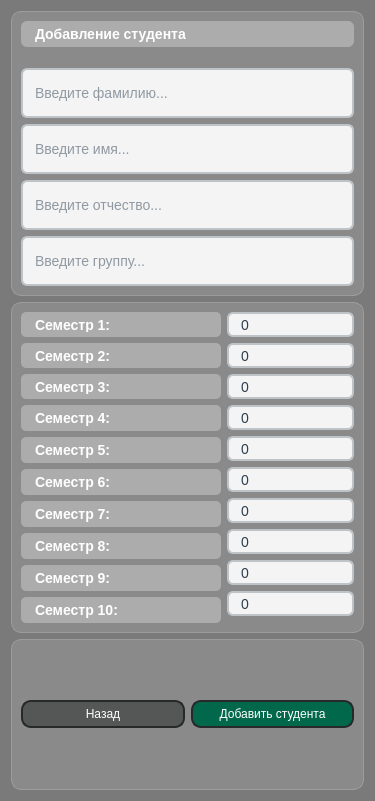
<?xml version="1.0" encoding="UTF-8"?>
<ui version="4.0">
 <class>AddStudent</class>
 <widget class="QDialog" name="AddStudent">
  <property name="geometry">
   <rect>
    <x>0</x>
    <y>0</y>
    <width>375</width>
    <height>801</height>
   </rect>
  </property>
  <property name="minimumSize">
   <size>
    <width>375</width>
    <height>801</height>
   </size>
  </property>
  <property name="maximumSize">
   <size>
    <width>375</width>
    <height>801</height>
   </size>
  </property>
  <property name="windowTitle">
   <string>Dialog</string>
  </property>
  <property name="styleSheet">
   <string notr="true">background-color: rgb(122, 122, 122);</string>
  </property>
  <layout class="QVBoxLayout" name="verticalLayout_5">
   <item>
    <widget class="QFrame" name="frame_2">
     <property name="styleSheet">
      <string notr="true">QFrame {
    background-color: rgba(255, 255, 255, 30); 
    border-radius: 10px;
    border: 1px solid rgba(255, 255, 255, 50);
}

QTableWidget {
    background-color: transparent;
    border: none;
    gridline-color: rgba(255, 255, 255, 20);
}
</string>
     </property>
     <property name="frameShape">
      <enum>QFrame::Shape::StyledPanel</enum>
     </property>
     <property name="frameShadow">
      <enum>QFrame::Shadow::Raised</enum>
     </property>
     <layout class="QVBoxLayout" name="verticalLayout_4">
      <item>
       <widget class="QLabel" name="addLabel">
        <property name="maximumSize">
         <size>
          <width>16777215</width>
          <height>50</height>
         </size>
        </property>
        <property name="styleSheet">
         <string notr="true">QLabel {
	background-color: rgb(172, 172, 172);
	color: white;
	padding: 5px 10px;
	border-radius: 6px;
	font-weight: bold;
	font-size: 14px;
	qproperty-alignment: 'AlignCenter';
	border: none;
}
</string>
        </property>
        <property name="text">
         <string>Добавление студента</string>
        </property>
       </widget>
      </item>
      <item>
       <spacer name="verticalSpacer">
        <property name="orientation">
         <enum>Qt::Orientation::Vertical</enum>
        </property>
        <property name="sizeType">
         <enum>QSizePolicy::Policy::Fixed</enum>
        </property>
        <property name="sizeHint" stdset="0">
         <size>
          <width>20</width>
          <height>15</height>
         </size>
        </property>
       </spacer>
      </item>
      <item>
       <layout class="QVBoxLayout" name="verticalLayout_3">
        <item>
         <widget class="QLineEdit" name="lastName">
          <property name="minimumSize">
           <size>
            <width>100</width>
            <height>50</height>
           </size>
          </property>
          <property name="styleSheet">
           <string notr="true">QLineEdit {
    background-color: #f4f4f4;
    border: 2px solid #bdc3c7;
    border-radius: 6px;
    color: #2c3e50;
    selection-background-color: #3498db;
    padding-left: 10px;
    padding-right: 10px;
    font-size: 14px;
}

QLineEdit:focus {
    border: 2px solid #3498db;
    background-color: #ffffff;
}

QLineEdit::placeholder {
    color: #95a5a6;
    font-style: italic;
}
</string>
          </property>
          <property name="text">
           <string/>
          </property>
          <property name="placeholderText">
           <string>Введите фамилию...</string>
          </property>
         </widget>
        </item>
        <item>
         <widget class="QLineEdit" name="firstName">
          <property name="minimumSize">
           <size>
            <width>100</width>
            <height>50</height>
           </size>
          </property>
          <property name="styleSheet">
           <string notr="true">QLineEdit {
    background-color: #f4f4f4;
    border: 2px solid #bdc3c7;
    border-radius: 6px;
    color: #2c3e50;
    selection-background-color: #3498db;
    padding-left: 10px;
    padding-right: 10px;
    font-size: 14px;
}

QLineEdit:focus {
    border: 2px solid #3498db;
    background-color: #ffffff;
}

QLineEdit::placeholder {
    color: #95a5a6;
    font-style: italic;
}
</string>
          </property>
          <property name="text">
           <string/>
          </property>
          <property name="placeholderText">
           <string>Введите имя...</string>
          </property>
         </widget>
        </item>
        <item>
         <widget class="QLineEdit" name="middleName">
          <property name="minimumSize">
           <size>
            <width>100</width>
            <height>50</height>
           </size>
          </property>
          <property name="styleSheet">
           <string notr="true">QLineEdit {
    background-color: #f4f4f4;
    border: 2px solid #bdc3c7;
    border-radius: 6px;
    color: #2c3e50;
    selection-background-color: #3498db;
    padding-left: 10px;
    padding-right: 10px;
    font-size: 14px;
}

QLineEdit:focus {
    border: 2px solid #3498db;
    background-color: #ffffff;
}

QLineEdit::placeholder {
    color: #95a5a6;
    font-style: italic;
}
</string>
          </property>
          <property name="text">
           <string/>
          </property>
          <property name="placeholderText">
           <string>Введите отчество...</string>
          </property>
         </widget>
        </item>
       </layout>
      </item>
      <item>
       <widget class="QLineEdit" name="group">
        <property name="minimumSize">
         <size>
          <width>100</width>
          <height>50</height>
         </size>
        </property>
        <property name="styleSheet">
         <string notr="true">QLineEdit {
    background-color: #f4f4f4;
    border: 2px solid #bdc3c7;
    border-radius: 6px;
    color: #2c3e50;
    selection-background-color: #3498db;
    padding-left: 10px;
    padding-right: 10px;
    font-size: 14px;
}

QLineEdit:focus {
    border: 2px solid #3498db;
    background-color: #ffffff;
}

QLineEdit::placeholder {
    color: #95a5a6;
    font-style: italic;
}
</string>
        </property>
        <property name="text">
         <string/>
        </property>
        <property name="placeholderText">
         <string>Введите группу...</string>
        </property>
       </widget>
      </item>
     </layout>
    </widget>
   </item>
   <item>
    <widget class="QFrame" name="frame">
     <property name="styleSheet">
      <string notr="true">QFrame {
    background-color: rgba(255, 255, 255, 30); 
    border-radius: 10px;
    border: 1px solid rgba(255, 255, 255, 50);
}

QTableWidget {
    background-color: transparent;
    border: none;
    gridline-color: rgba(255, 255, 255, 20);
}
</string>
     </property>
     <property name="frameShape">
      <enum>QFrame::Shape::StyledPanel</enum>
     </property>
     <property name="frameShadow">
      <enum>QFrame::Shadow::Raised</enum>
     </property>
     <layout class="QHBoxLayout" name="horizontalLayout">
      <item>
       <layout class="QVBoxLayout" name="verticalLayout">
        <item>
         <widget class="QLabel" name="semLabel1">
          <property name="minimumSize">
           <size>
            <width>200</width>
            <height>25</height>
           </size>
          </property>
          <property name="maximumSize">
           <size>
            <width>16777215</width>
            <height>50</height>
           </size>
          </property>
          <property name="styleSheet">
           <string notr="true">QLabel {
	background-color: rgb(172, 172, 172);
	color: white;
	padding: 5px 10px;
	border-radius: 5px;
	font-weight: bold;
	font-size: 14px;
	qproperty-alignment: 'AlignCenter';
	border: none;
}
</string>
          </property>
          <property name="text">
           <string>Семестр 1:</string>
          </property>
         </widget>
        </item>
        <item>
         <widget class="QLabel" name="semLabel2">
          <property name="minimumSize">
           <size>
            <width>100</width>
            <height>25</height>
           </size>
          </property>
          <property name="maximumSize">
           <size>
            <width>16777215</width>
            <height>50</height>
           </size>
          </property>
          <property name="styleSheet">
           <string notr="true">QLabel {
	background-color: rgb(172, 172, 172);
	color: white;
	padding: 5px 10px;
	border-radius: 5px;
	font-weight: bold;
	font-size: 14px;
	qproperty-alignment: 'AlignCenter';
	border: none;
}
</string>
          </property>
          <property name="text">
           <string>Семестр 2:</string>
          </property>
         </widget>
        </item>
        <item>
         <widget class="QLabel" name="semLabel3">
          <property name="minimumSize">
           <size>
            <width>100</width>
            <height>25</height>
           </size>
          </property>
          <property name="maximumSize">
           <size>
            <width>16777215</width>
            <height>50</height>
           </size>
          </property>
          <property name="styleSheet">
           <string notr="true">QLabel {
	background-color: rgb(172, 172, 172);
	color: white;
	padding: 5px 10px;
	border-radius: 5px;
	font-weight: bold;
	font-size: 14px;
	qproperty-alignment: 'AlignCenter';
	border: none;
}
</string>
          </property>
          <property name="text">
           <string>Семестр 3:</string>
          </property>
         </widget>
        </item>
        <item>
         <widget class="QLabel" name="semLabel4">
          <property name="minimumSize">
           <size>
            <width>100</width>
            <height>0</height>
           </size>
          </property>
          <property name="maximumSize">
           <size>
            <width>16777215</width>
            <height>50</height>
           </size>
          </property>
          <property name="styleSheet">
           <string notr="true">QLabel {
	background-color: rgb(172, 172, 172);
	color: white;
	padding: 5px 10px;
	border-radius: 5px;
	font-weight: bold;
	font-size: 14px;
	qproperty-alignment: 'AlignCenter';
	border: none;
}
</string>
          </property>
          <property name="text">
           <string>Семестр 4:</string>
          </property>
         </widget>
        </item>
        <item>
         <widget class="QLabel" name="semLabel5">
          <property name="minimumSize">
           <size>
            <width>100</width>
            <height>0</height>
           </size>
          </property>
          <property name="maximumSize">
           <size>
            <width>16777215</width>
            <height>50</height>
           </size>
          </property>
          <property name="styleSheet">
           <string notr="true">QLabel {
	background-color: rgb(172, 172, 172);
	color: white;
	padding: 5px 10px;
	border-radius: 5px;
	font-weight: bold;
	font-size: 14px;
	qproperty-alignment: 'AlignCenter';
	border: none;
}
</string>
          </property>
          <property name="text">
           <string>Семестр 5:</string>
          </property>
         </widget>
        </item>
        <item>
         <widget class="QLabel" name="semLabel6">
          <property name="minimumSize">
           <size>
            <width>100</width>
            <height>0</height>
           </size>
          </property>
          <property name="maximumSize">
           <size>
            <width>16777215</width>
            <height>50</height>
           </size>
          </property>
          <property name="styleSheet">
           <string notr="true">QLabel {
	background-color: rgb(172, 172, 172);
	color: white;
	padding: 5px 10px;
	border-radius: 5px;
	font-weight: bold;
	font-size: 14px;
	qproperty-alignment: 'AlignCenter';
	border: none;
}
</string>
          </property>
          <property name="text">
           <string>Семестр 6:</string>
          </property>
         </widget>
        </item>
        <item>
         <widget class="QLabel" name="semLabel7">
          <property name="minimumSize">
           <size>
            <width>100</width>
            <height>0</height>
           </size>
          </property>
          <property name="maximumSize">
           <size>
            <width>16777215</width>
            <height>50</height>
           </size>
          </property>
          <property name="styleSheet">
           <string notr="true">QLabel {
	background-color: rgb(172, 172, 172);
	color: white;
	padding: 5px 10px;
	border-radius: 5px;
	font-weight: bold;
	font-size: 14px;
	qproperty-alignment: 'AlignCenter';
	border: none;
}
</string>
          </property>
          <property name="text">
           <string>Семестр 7:</string>
          </property>
         </widget>
        </item>
        <item>
         <widget class="QLabel" name="semLabel8">
          <property name="minimumSize">
           <size>
            <width>100</width>
            <height>0</height>
           </size>
          </property>
          <property name="maximumSize">
           <size>
            <width>16777215</width>
            <height>50</height>
           </size>
          </property>
          <property name="styleSheet">
           <string notr="true">QLabel {
	background-color: rgb(172, 172, 172);
	color: white;
	padding: 5px 10px;
	border-radius: 5px;
	font-weight: bold;
	font-size: 14px;
	qproperty-alignment: 'AlignCenter';
	border: none;
}
</string>
          </property>
          <property name="text">
           <string>Семестр 8:</string>
          </property>
         </widget>
        </item>
        <item>
         <widget class="QLabel" name="semLabel9">
          <property name="minimumSize">
           <size>
            <width>150</width>
            <height>0</height>
           </size>
          </property>
          <property name="maximumSize">
           <size>
            <width>16777215</width>
            <height>50</height>
           </size>
          </property>
          <property name="styleSheet">
           <string notr="true">QLabel {
	background-color: rgb(172, 172, 172);
	color: white;
	padding: 5px 10px;
	border-radius: 5px;
	font-weight: bold;
	font-size: 14px;
	qproperty-alignment: 'AlignCenter';
	border: none;
}
</string>
          </property>
          <property name="text">
           <string>Семестр 9:</string>
          </property>
         </widget>
        </item>
        <item>
         <widget class="QLabel" name="semLabel10">
          <property name="minimumSize">
           <size>
            <width>100</width>
            <height>0</height>
           </size>
          </property>
          <property name="maximumSize">
           <size>
            <width>16777215</width>
            <height>50</height>
           </size>
          </property>
          <property name="styleSheet">
           <string notr="true">QLabel {
	background-color: rgb(172, 172, 172);
	color: white;
	padding: 5px 10px;
	border-radius: 5px;
	font-weight: bold;
	font-size: 14px;
	qproperty-alignment: 'AlignCenter';
	border: none;
}
</string>
          </property>
          <property name="text">
           <string>Семестр 10:</string>
          </property>
         </widget>
        </item>
       </layout>
      </item>
      <item>
       <layout class="QVBoxLayout" name="verticalLayout_2">
        <item>
         <widget class="QSpinBox" name="semBox1">
          <property name="minimumSize">
           <size>
            <width>0</width>
            <height>25</height>
           </size>
          </property>
          <property name="styleSheet">
           <string notr="true">QSpinBox {
    background-color: #f4f4f4;
    border: 2px solid #bdc3c7;
    border-radius: 6px;
    color: #2c3e50;
    font-size: 14px;
    padding-left: 10px;
    padding-right: 10px;
	qproperty-alignment: 'AlignCenter';
}

QSpinBox:focus {
    border: 2px solid #3498db;
    background-color: #ffffff;
}

QSpinBox::up-button, QSpinBox::down-button {
    width: 0px;
    height: 0px;
    border: none;
    background: transparent;
}
</string>
          </property>
         </widget>
        </item>
        <item>
         <widget class="QSpinBox" name="semBox2">
          <property name="minimumSize">
           <size>
            <width>0</width>
            <height>25</height>
           </size>
          </property>
          <property name="styleSheet">
           <string notr="true">QSpinBox {
    background-color: #f4f4f4;
    border: 2px solid #bdc3c7;
    border-radius: 6px;
    color: #2c3e50;
    font-size: 14px;
    padding-left: 10px;
    padding-right: 10px;
	qproperty-alignment: 'AlignCenter';
}

QSpinBox:focus {
    border: 2px solid #3498db;
    background-color: #ffffff;
}

QSpinBox::up-button, QSpinBox::down-button {
    width: 0px;
    height: 0px;
    border: none;
    background: transparent;
}
</string>
          </property>
         </widget>
        </item>
        <item>
         <widget class="QSpinBox" name="semBox3">
          <property name="minimumSize">
           <size>
            <width>0</width>
            <height>25</height>
           </size>
          </property>
          <property name="styleSheet">
           <string notr="true">QSpinBox {
    background-color: #f4f4f4;
    border: 2px solid #bdc3c7;
    border-radius: 6px;
    color: #2c3e50;
    font-size: 14px;
    padding-left: 10px;
    padding-right: 10px;
    qproperty-alignment: 'AlignCenter';
}

QSpinBox:focus {
    border: 2px solid #3498db;
    background-color: #ffffff;
}

QSpinBox::up-button, QSpinBox::down-button {
    width: 0px;
    height: 0px;
    border: none;
    background: transparent;
}
</string>
          </property>
         </widget>
        </item>
        <item>
         <widget class="QSpinBox" name="semBox4">
          <property name="minimumSize">
           <size>
            <width>0</width>
            <height>25</height>
           </size>
          </property>
          <property name="styleSheet">
           <string notr="true">QSpinBox {
    background-color: #f4f4f4;
    border: 2px solid #bdc3c7;
    border-radius: 6px;
    color: #2c3e50;
    font-size: 14px;
    padding-left: 10px;
    padding-right: 10px;
	qproperty-alignment: 'AlignCenter';
}

QSpinBox:focus {
    border: 2px solid #3498db;
    background-color: #ffffff;
}

QSpinBox::up-button, QSpinBox::down-button {
    width: 0px;
    height: 0px;
    border: none;
    background: transparent;
}
</string>
          </property>
         </widget>
        </item>
        <item>
         <widget class="QSpinBox" name="semBox5">
          <property name="minimumSize">
           <size>
            <width>0</width>
            <height>25</height>
           </size>
          </property>
          <property name="styleSheet">
           <string notr="true">QSpinBox {
    background-color: #f4f4f4;
    border: 2px solid #bdc3c7;
    border-radius: 6px;
    color: #2c3e50;
    font-size: 14px;
    padding-left: 10px;
    padding-right: 10px;
	qproperty-alignment: 'AlignCenter';
}

QSpinBox:focus {
    border: 2px solid #3498db;
    background-color: #ffffff;
}

QSpinBox::up-button, QSpinBox::down-button {
    width: 0px;
    height: 0px;
    border: none;
    background: transparent;
}
</string>
          </property>
         </widget>
        </item>
        <item>
         <widget class="QSpinBox" name="semBox6">
          <property name="minimumSize">
           <size>
            <width>0</width>
            <height>25</height>
           </size>
          </property>
          <property name="styleSheet">
           <string notr="true">QSpinBox {
    background-color: #f4f4f4;
    border: 2px solid #bdc3c7;
    border-radius: 6px;
    color: #2c3e50;
    font-size: 14px;
    padding-left: 10px;
    padding-right: 10px;
	qproperty-alignment: 'AlignCenter';
}

QSpinBox:focus {
    border: 2px solid #3498db;
    background-color: #ffffff;
}

QSpinBox::up-button, QSpinBox::down-button {
    width: 0px;
    height: 0px;
    border: none;
    background: transparent;
}
</string>
          </property>
         </widget>
        </item>
        <item>
         <widget class="QSpinBox" name="semBox7">
          <property name="minimumSize">
           <size>
            <width>0</width>
            <height>25</height>
           </size>
          </property>
          <property name="styleSheet">
           <string notr="true">QSpinBox {
    background-color: #f4f4f4;
    border: 2px solid #bdc3c7;
    border-radius: 6px;
    color: #2c3e50;
    font-size: 14px;
    padding-left: 10px;
    padding-right: 10px;
	qproperty-alignment: 'AlignCenter';
}

QSpinBox:focus {
    border: 2px solid #3498db;
    background-color: #ffffff;
}

QSpinBox::up-button, QSpinBox::down-button {
    width: 0px;
    height: 0px;
    border: none;
    background: transparent;
}
</string>
          </property>
         </widget>
        </item>
        <item>
         <widget class="QSpinBox" name="semBox8">
          <property name="minimumSize">
           <size>
            <width>0</width>
            <height>25</height>
           </size>
          </property>
          <property name="styleSheet">
           <string notr="true">QSpinBox {
    background-color: #f4f4f4;
    border: 2px solid #bdc3c7;
    border-radius: 6px;
    color: #2c3e50;
    font-size: 14px;
    padding-left: 10px;
    padding-right: 10px;
	qproperty-alignment: 'AlignCenter';
}

QSpinBox:focus {
    border: 2px solid #3498db;
    background-color: #ffffff;
}

QSpinBox::up-button, QSpinBox::down-button {
    width: 0px;
    height: 0px;
    border: none;
    background: transparent;
}
</string>
          </property>
         </widget>
        </item>
        <item>
         <widget class="QSpinBox" name="semBox9">
          <property name="minimumSize">
           <size>
            <width>0</width>
            <height>25</height>
           </size>
          </property>
          <property name="styleSheet">
           <string notr="true">QSpinBox {
    background-color: #f4f4f4;
    border: 2px solid #bdc3c7;
    border-radius: 6px;
    color: #2c3e50;
    font-size: 14px;
    padding-left: 10px;
    padding-right: 10px;
	qproperty-alignment: 'AlignCenter';
}

QSpinBox:focus {
    border: 2px solid #3498db;
    background-color: #ffffff;
}

QSpinBox::up-button, QSpinBox::down-button {
    width: 0px;
    height: 0px;
    border: none;
    background: transparent;
}
</string>
          </property>
         </widget>
        </item>
        <item>
         <widget class="QSpinBox" name="semBox10">
          <property name="minimumSize">
           <size>
            <width>0</width>
            <height>25</height>
           </size>
          </property>
          <property name="styleSheet">
           <string notr="true">QSpinBox {
    background-color: #f4f4f4;
    border: 2px solid #bdc3c7;
    border-radius: 6px;
    color: #2c3e50;
    font-size: 14px;
    padding-left: 10px;
    padding-right: 10px;
	qproperty-alignment: 'AlignCenter';
}

QSpinBox:focus {
    border: 2px solid #3498db;
    background-color: #ffffff;
}

QSpinBox::up-button, QSpinBox::down-button {
    width: 0px;
    height: 0px;
    border: none;
    background: transparent;
}
</string>
          </property>
         </widget>
        </item>
       </layout>
      </item>
     </layout>
    </widget>
   </item>
   <item>
    <widget class="QFrame" name="frame_3">
     <property name="styleSheet">
      <string notr="true">QFrame {
    background-color: rgba(255, 255, 255, 30); 
    border-radius: 10px;
    border: 1px solid rgba(255, 255, 255, 50);
}

QTableWidget {
    background-color: transparent;
    border: none;
    gridline-color: rgba(255, 255, 255, 20);
}
</string>
     </property>
     <property name="frameShape">
      <enum>QFrame::Shape::StyledPanel</enum>
     </property>
     <property name="frameShadow">
      <enum>QFrame::Shadow::Raised</enum>
     </property>
     <layout class="QHBoxLayout" name="horizontalLayout_2">
      <item>
       <widget class="QPushButton" name="backBtn">
        <property name="styleSheet">
         <string notr="true">QPushButton {	
	background-color: rgb(85, 87, 87);
	border-style: solid;
	border-width: 2px;
	border-color: #26282a;
	border-radius: 10px;
	padding: 5px;
	font: bold 14px &quot;Segoe UI&quot;, sans-serif;
	color: #ffffff;
}

QPushButton:hover {
	background-color: rgb(164, 167, 167);
}

QPushButton:pressed {
	background-color: rgb(85, 87, 87);
	border-style: inset;
}</string>
        </property>
        <property name="text">
         <string>Назад</string>
        </property>
       </widget>
      </item>
      <item>
       <widget class="QPushButton" name="addBtn">
        <property name="styleSheet">
         <string notr="true">QPushButton {	
	background-color: rgb(2, 104, 75);
	border-style: solid;
	border-width: 2px;
	border-color: #26282a;
	border-radius: 10px;
	padding: 5px;
	font: bold 14px &quot;Segoe UI&quot;, sans-serif;
	color: #ffffff;
}

QPushButton:hover {
	background-color: rgb(1, 186, 102);
}

QPushButton:pressed {
	background-color: rgb(2, 104, 75);
	border-style: inset;
}</string>
        </property>
        <property name="text">
         <string>Добавить студента</string>
        </property>
       </widget>
      </item>
     </layout>
    </widget>
   </item>
  </layout>
 </widget>
 <resources/>
 <connections/>
</ui>
